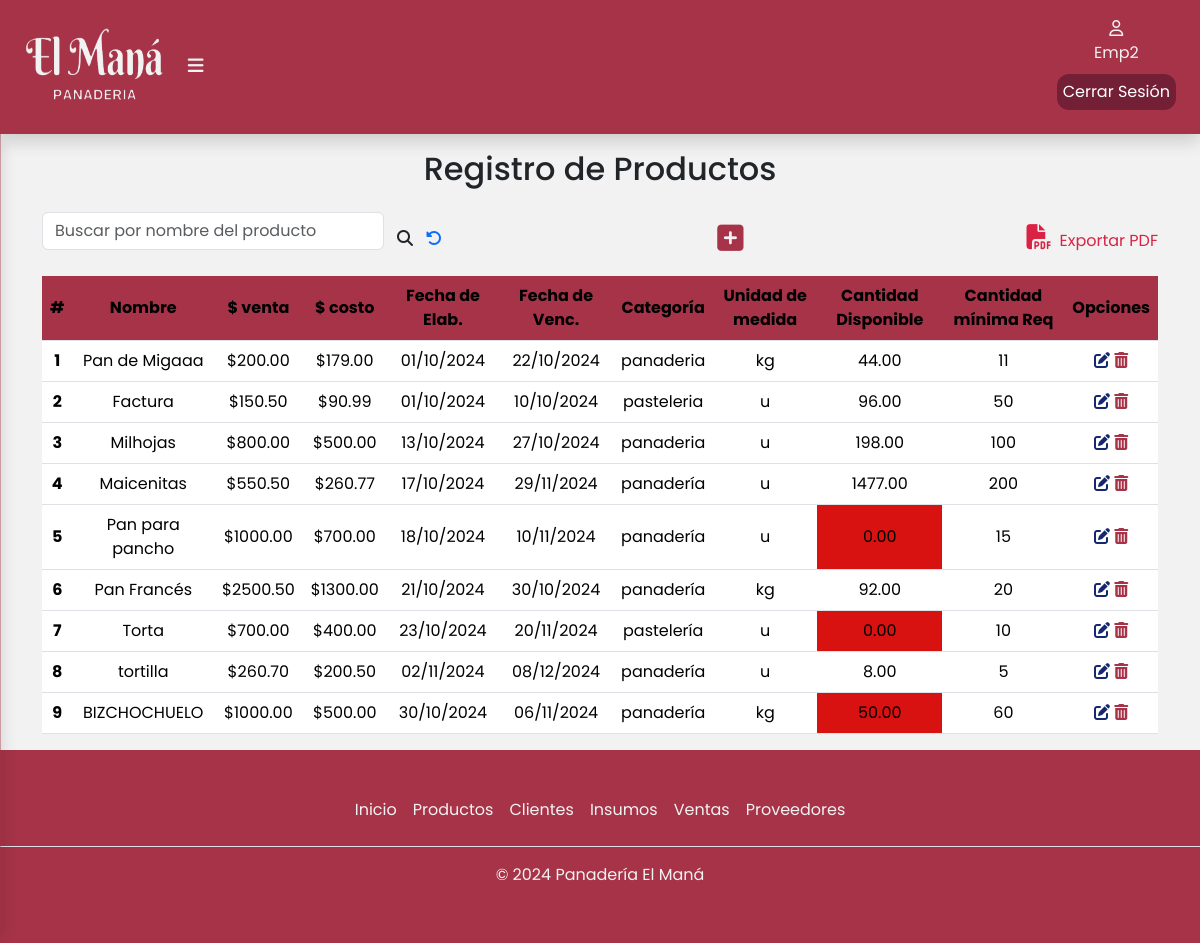
/productos/ (signed in), run on the app's committed database.
### apps/productos/models.py (models this page shows, shortened)
class Producto(models.Model):
    CATEGORIAS = [
        ('panadería','Panadería'),
        ('pastelería','Pastelería'),
    ]
    UNIDADES_MEDIDA = [
        ('kg', 'Kilogramos'),
        ('g', 'Gramos'),
        ('l', 'Litros'),
        ('ml', 'Mililitros'),
        ('u', 'Unidades'),
        ('paq', 'Paquete'),
        ('caja', 'Caja'),
        ('taza', 'Taza'),
        ('otro', 'Otro'),
    ]
    nombre = models.CharField(max_length=50,blank=False,null=False)
    precioDeVenta = models.DecimalField(max_digits=10, decimal_places=2,blank=False,null=False)
    precioDeCosto = models.DecimalField(max_digits=10, decimal_places=2,blank=False,null=False)
    fechaDeElaboracion = models.DateField(blank=False,null=False)
    fechaDeVencimiento = models.DateField(blank=False,null=False)
    categoria = models.CharField(max_length=15,choices=CATEGORIAS,blank=False,null=False)
    unidadDeMedida = models.CharField(max_length=10,choices=UNIDADES_MEDIDA,blank=False,null=False,default='unidad')
    cantidadDisponible = models.DecimalField(max_digits=10, decimal_places=2,blank=False,null=False)
    cantidadMinRequerida = models.PositiveIntegerField(blank=False,null=False)

### apps/productos/views.py (the view)
# urls.py: path('productos/',include('apps.productos.urls')),
def productos(request):
    productos = Producto.objects.all()  # Obtén todos los productos de la base de datos
    return render(request, 'productos/productos.html', {'productos': productos})

### apps/productos/templates/productos/productos.html (shortened to what this page needs)
{% extends 'base/base.html' %}
{% load static %}
{% block contenido %}
<div class="container" id="container-tabla">
    <div class="col-12">
        <h2 class="text-center pb-3">Registro de Productos</h2>
        <div class="busqueda d-flex">
            <form class="d-flex align-items-center justify-content-center" role="search" method="POST" action="{% url 'productos:buscarProducto' %}">
                <input class="form-control mb-3" type="search" placeholder="Buscar por nombre del producto" aria-label="buscar" name="busqueda" value="{{ busqueda|default:'' }}" />
                <button class="btn" type="submit">
                    <i class="fa-solid fa-magnifying-glass" style="font-size: 16px"></i>
                </button>
                <a href="{% url 'productos:productos' %}"><i class="fa-solid fa-rotate-left"></i></a>
            </form>
        <a href="{% url 'productos:agregarProducto' %}"><i class="fa-solid fa-square-plus" title="Agregar producto" style="font-size: 30px"></i></a>
        <a class="expPdf" href="#" data-bs-toggle="modal" data-bs-target="#pdfModal"><i class="fa-solid fa-file-pdf px-2" style="font-size: 25px"></i>Exportar PDF</a>
        </div>
        <div class="table-responsive">
            <table class="table">
                <thead class="bg-table">
                    <tr>
                        <th scope="col">#</th>
                        <th scope="col">Nombre</th>
                        <th scope="col">$ venta</th>
                        <th scope="col">$ costo</th>
                        <th scope="col">Fecha de Elab.</th>
                        <th scope="col">Fecha de Venc.</th>
                        <th scope="col">Categoría</th>
                        <th scope="col">Unidad de medida</th>
                        <th scope="col">Cantidad Disponible</th>
                        <th scope="col">Cantidad mínima Req</th>
                        <th scope="col">Opciones</th>
                    </tr>
                </thead>
                <tbody>
                    {% for producto in productos %}
                    <tr>
                        <th scope="row">{{ forloop.counter }}</th>
                        <td>{{ producto.nombre }}</td>
                        <td>${{ producto.precioDeVenta }}</td>
                        <td>${{ producto.precioDeCosto }}</td>
                        <td>{{ producto.fechaDeElaboracion|date:"d/m/Y" }}</td>
                        <td>{{ producto.fechaDeVencimiento|date:"d/m/Y" }}</td>
                        <td>{{ producto.categoria }}</td>
                        <td>{{ producto.unidadDeMedida }}</td>
                        {% if producto.cantidadDisponible <= producto.cantidadMinRequerida %}
                            <td style="background-color: #d81111;">{{ producto.cantidadDisponible }}</td>
                        {% else %}
                            <td>
                                {{ producto.cantidadDisponible }}
                            </td>
                        {% endif %}
                        <td>{{ producto.cantidadMinRequerida }}</td>
                        <td>
                            <a href="{% url 'productos:editarProducto' producto.id %}"><i class="fa-solid fa-pen-to-square" title="Editar" data-bs-toggle="modal" data-bs-target="#exampleModal"></i></a>
                            <a href="{% url 'productos:eliminarProducto' producto.id %}"><i class="fa-solid fa-trash-can" title="Eliminar" data-bs-toggle="modal" data-bs-target="#deleteModal"></i></a>
                        </td>
                    </tr>
                    {% empty %}
                    <tr>
                        <td colspan="10">No hay productos disponibles.</td>
                    </tr>
                    {% endfor %}
                </tbody>
            </table>
        </div>
    </div>
</div>
{% endblock %}

### templates/base/base.html (shortened to what this page needs)
{% load static %}
<!DOCTYPE html>
<html lang="en">
<head>
  <link href="https://cdn.jsdelivr.net/npm/bootstrap@5.3.3/dist/css/bootstrap.min.css" rel="stylesheet"
 />
  <link rel="stylesheet" href="{% static 'css/estilos.css' %}" />
</head>
<body>
  <header>
        <div class="container-fluid shadow">
          <div class="logo">
            <a href="{% url 'inicio:index' %}">
              <img class="logopng" src="{% static 'img/isologo.png' %}" alt="Logo Panadería El Maná" width="140px" height="80px" /></a>
            {% if user.is_authenticated %}
              <label for="btn-menu"><i class="fa-solid fa-bars"></i></label>
            {% endif %}
          </div>
          {% if user.is_authenticated %}
          <div class="d-flex flex-column align-items-center justify-content-center">
            <div class="usuario d-flex flex-column align-items-center justify-content-center">
                <a href="#">
                  <i class="fa-regular fa-user"></i>
                  <p>{{user.username}}</p>
                </a>
            </div>
              <a href="{% url 'inicio:logout' %} " id="cerrarSesion">Cerrar Sesión</a>
          </div>
          {% endif %}
        </div>
  </header>
  {% block contenido %}
  {% endblock %}
  <div class="container-footer">
    <footer class="footer py-3 my-4">
      {% if user.is_authenticated %}
      <ul class="nav justify-content-center border-bottom pb-3 mb-3">
        {% if user.is_superuser %}
          <li class="nav-item">
            <a href="{% url 'inicio:index' %}" class="nav-link px-2">Inicio</a>
          </li>
          <li class="nav-item">
            <a href="{% url 'estadisticas:estadisticas_ventas' %}" class="nav-link px-2">Estadísticas</a>
          </li>
          <li class="nav-item">
            <a href="{% url 'productos:productos' %}" class="nav-link px-2">Productos</a>
          </li>
          <li class="nav-item">
            <a href="{% url 'ventas:listadoMayoristas' %}" class="nav-link px-2">Clientes</a>
          </li>
          <li class="nav-item">
            <a href="{% url 'productos:insumos' %}" class="nav-link px-2">Insumos</a>
          </li>
          <li class="nav-item">
            <a href="{% url 'ventas:ventas' %}" class="nav-link px-2">Ventas</a>
          </li>
          <li class="nav-item">
            <a href="{% url 'pedidos:proveedores' %}" class="nav-link px-2">Proveedores</a>
          </li>
          <li class="nav-item">
            <a href="{% url 'usuarios:empleados' %}" class="nav-link px-2">Empleados</a>
          </li>
        {% else %}
          <li class="nav-item">
            <a href="{% url 'inicio:index' %}" class="nav-link px-2">Inicio</a>
          </li>
          <li class="nav-item">
            <a href="{% url 'productos:productos' %}" class="nav-link px-2">Productos</a>
          </li>
          <li class="nav-item">
            <a href="{% url 'ventas:listadoMayoristas' %}" class="nav-link px-2">Clientes</a>
          </li>
          <li class="nav-item">
            <a href="{% url 'productos:insumos' %}" class="nav-link px-2">Insumos</a>
          </li>
          <li class="nav-item">
            <a href="{% url 'ventas:ventas' %}" class="nav-link px-2">Ventas</a>
          </li>
          <li class="nav-item">
            <a href="{% url 'pedidos:proveedores' %}" class="nav-link px-2">Proveedores</a>
          </li>
        {% endif %}
      </ul>
      <p class="text-center">© 2024 Panadería El Maná</p>
      {% else %}
        <p class="text-center">© 2024 Panadería El Maná</p>
      {% endif %}
    </footer>
  </div>
</body>
</html>

### static/css/estilos.css (style rules this page uses)
body { display: flex; flex-direction: column; min-height: 100vh; margin: 0; font-family: Poppins, sans-serif; background-color: #f2f2f2; }
.container-fluid { position: fixed; background-color: #a63348; padding: 1.5rem; margin-top: auto; display: flex; align-items: center; justify-content: space-between; z-index: 1000; }
.logo { font-size: large; font-weight: 700; padding-right: 5px; }
.usuario { width: 50px; height: 50px; text-align: center; justify-items: center; }
.usuario a { color: #f2f2f2; text-decoration: none; }
.logo .fa-solid { padding-left: 20px; cursor: pointer; }
.container-fluid .logo label i { color: #f2f2f2; }
.container-fluid .usuario { color: #f2f2f2; }
.container-footer { margin-top: auto; background-color: #a63348; color: #f2f2f2; }
.container-footer .footer .nav .nav-item .nav-link { color: #f2f2f2; }
#container-tabla { padding-top: 150px; }
table { text-align: center; }
th, td { vertical-align: middle; }
.bg-table { --bs-table-bg: #a63348; }
.expPdf { text-decoration: none; color: #da2244; }
.busqueda { justify-content: space-between; align-items: center; margin-bottom: 10px; }
.fa-pen-to-square { color: #162772; }
.fa-trash-can { color: #a63348; }
#cerrarSesion { text-decoration: none; color:#ffffff; background-color:#732036; border-radius: 12px; padding: 6px; }
.fa-square-plus,.fa-eye, .fa-list-check { color: #a63348; }

### data on the page
Producto: nombre "Pan de Migaaa", precioDeVenta "200.00", precioDeCosto "179.00", fechaDeElaboracion "01/10/2024", fechaDeVencimiento "22/10/2024", categoria "panaderia", unidadDeMedida "kg", cantidadDisponible "44.00", cantidadMinRequerida "11"
Producto: nombre "Factura", precioDeVenta "150.50", precioDeCosto "90.99", fechaDeElaboracion "01/10/2024", fechaDeVencimiento "10/10/2024", categoria "pasteleria", unidadDeMedida "u", cantidadDisponible "96.00", cantidadMinRequerida "50"
Producto: nombre "Milhojas", precioDeVenta "800.00", precioDeCosto "500.00", fechaDeElaboracion "13/10/2024", fechaDeVencimiento "27/10/2024", categoria "panaderia", unidadDeMedida "u", cantidadDisponible "198.00", cantidadMinRequerida "100"
Producto: nombre "Maicenitas", precioDeVenta "550.50", precioDeCosto "260.77", fechaDeElaboracion "17/10/2024", fechaDeVencimiento "29/11/2024", categoria "panadería", unidadDeMedida "u", cantidadDisponible "1477.00", cantidadMinRequerida "200"
Producto: nombre "Pan para pancho", precioDeVenta "1000.00", precioDeCosto "700.00", fechaDeElaboracion "18/10/2024", fechaDeVencimiento "10/11/2024", categoria "panadería", unidadDeMedida "u", cantidadDisponible "0.00", cantidadMinRequerida "15"
Producto: nombre "Pan Francés", precioDeVenta "2500.50", precioDeCosto "1300.00", fechaDeElaboracion "21/10/2024", fechaDeVencimiento "30/10/2024", categoria "panadería", unidadDeMedida "kg", cantidadDisponible "92.00", cantidadMinRequerida "20"
Producto: nombre "Torta", precioDeVenta "700.00", precioDeCosto "400.00", fechaDeElaboracion "23/10/2024", fechaDeVencimiento "20/11/2024", categoria "pastelería", unidadDeMedida "u", cantidadDisponible "0.00", cantidadMinRequerida "10"
Producto: nombre "tortilla", precioDeVenta "260.70", precioDeCosto "200.50", fechaDeElaboracion "02/11/2024", fechaDeVencimiento "08/12/2024", categoria "panadería", unidadDeMedida "u", cantidadDisponible "8.00", cantidadMinRequerida "5"
Producto: nombre "BIZCHOCHUELO", precioDeVenta "1000.00", precioDeCosto "500.00", fechaDeElaboracion "30/10/2024", fechaDeVencimiento "06/11/2024", categoria "panadería", unidadDeMedida "kg", cantidadDisponible "50.00", cantidadMinRequerida "60"

### other printed values
{{ user.username }} "Emp2"
